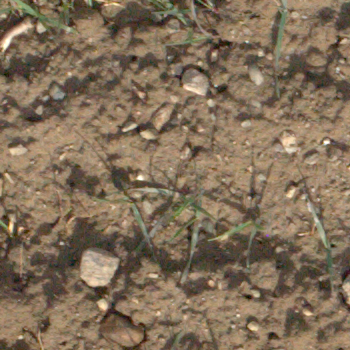
#> input picture ml/EWS-Dataset/validation/FPWW0180049_RGB1_20170303_133243_6.png, 350 x 350 px, given as the content of the folder /content/drive/MyDrive/COMP9517 assignment/EWS-Dataset/train, which was not available; the run also reads 1 picture not shown here
$ jupyter execute --allow-errors knn_implementation_video_demo.ipynb   (text cells are left out)
#> lines starting #> are read from the running program, lines starting #| are printed output that depends on the picture; after the words box and inside, x2 and y2 are one past the last pixel; in counts of white or black regions, pixels touching at a corner belong together; pictures that were not available may be replaced by others from this repository, and a replacement may not be noted
[cell 1]
import os
import time
from pathlib import Path
from datetime import datetime

import cv2
import numpy as np
import matplotlib.pyplot as plt
import openpyxl

from sklearn.neighbors import KNeighborsClassifier
from sklearn.preprocessing import StandardScaler
from sklearn.metrics import precision_score, recall_score, f1_score, jaccard_score

plt.rcParams["figure.figsize"] = (10, 5)

[cell 2]
# paths
# PROJECT_ROOT = Path("../..").resolve()
# DATA_DIR = PROJECT_ROOT / "EWS-Dataset"

from google.colab import drive
drive.mount('/content/drive')

DATA_DIR = Path("/content/drive/MyDrive/COMP9517 assignment/EWS-Dataset")

TRAIN_DIR = DATA_DIR / "train"
VAL_DIR = DATA_DIR / "validation"
TEST_DIR = DATA_DIR / "test"

# XLSX_PATH = Path("training_results_history.xlsx")

print("train exists     :", TRAIN_DIR.exists())
print("validation exists:", VAL_DIR.exists())
print("test exists      :", TEST_DIR.exists())

[cell 3]
def get_image_paths(split_dir):
    split_dir = Path(split_dir)
    all_pngs = sorted(split_dir.glob("*.png"))
    image_paths = [p for p in all_pngs if not p.name.endswith("_mask.png")]
    return image_paths


def get_mask_path(image_path):
    image_path = Path(image_path)
    return image_path.with_name(image_path.stem + "_mask.png")


def load_rgb_image(path):
    img = cv2.imread(str(path), cv2.IMREAD_COLOR)
#> img is the input picture: shape (350, 350, 3); mean B, G, R 88.9, 111, 130
    if img is None:
        raise FileNotFoundError(f"could not load image: {path}")
    img = cv2.cvtColor(img, cv2.COLOR_BGR2RGB)
    return img


def load_mask(path):
    mask = cv2.imread(str(path), cv2.IMREAD_GRAYSCALE)
#> mask: shape (350, 350); min 5, max 255, mean 113.6
    if mask is None:
        raise FileNotFoundError(f"could not load mask: {path}")
    mask = (mask > 127).astype(np.uint8)
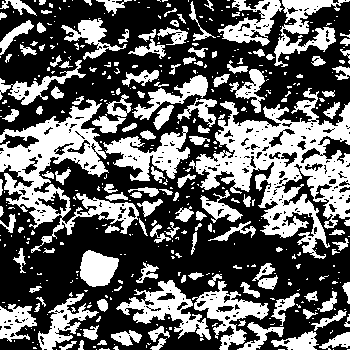
#> mask: shape (350, 350); values 0 (black) and 1 (white), 38.4% white; 445 white regions (306 under 20 px), largest, box (x1, y1, x2, y2) and area: (189, 88, 350, 259) 10739, (0, 99, 139, 253) 6712, (103, 126, 190, 181) 2051
    return mask


def rgb_to_hsi_features(rgb_img):
    rgb = rgb_img.astype(np.float32) / 255.0
    r = rgb[:, :, 0]
    g = rgb[:, :, 1]
    b = rgb[:, :, 2]

    intensity = (r + g + b) / 3.0
    min_rgb = np.minimum(np.minimum(r, g), b)

    saturation = np.zeros_like(intensity)
    valid = intensity > 1e-8
    saturation[valid] = 1.0 - (min_rgb[valid] / intensity[valid])

    num = 0.5 * ((r - g) + (r - b))
    den = np.sqrt((r - g) ** 2 + (r - b) * (g - b)) + 1e-8
    theta = np.arccos(np.clip(num / den, -1.0, 1.0))

    hue = np.where(b <= g, theta, 2 * np.pi - theta)
    hue = hue / (2 * np.pi)

    return hue, saturation, intensity


def compute_pixel_features(rgb_img):
    rgb = rgb_img.astype(np.float32) / 255.0
    r = rgb[:, :, 0]
    g = rgb[:, :, 1]
    b = rgb[:, :, 2]

    hsv = cv2.cvtColor(rgb_img, cv2.COLOR_RGB2HSV).astype(np.float32)
    h_hsv = hsv[:, :, 0] / 179.0
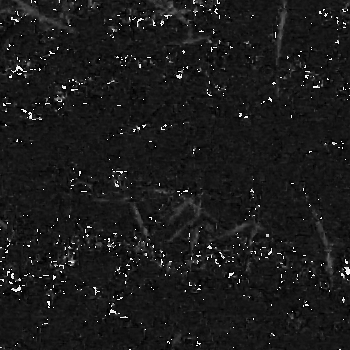
#> h_hsv: shape (350, 350) float32; min 0, max 1, mean 0.108
    s_hsv = hsv[:, :, 1] / 255.0
    v_hsv = hsv[:, :, 2] / 255.0

    lab = cv2.cvtColor(rgb_img, cv2.COLOR_RGB2LAB).astype(np.float32)
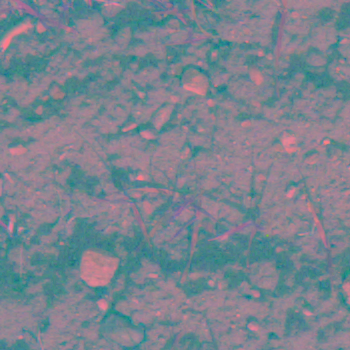
#> lab: shape (350, 350, 3) float32; mean R, G, B 121.9, 132, 143
    l_lab = lab[:, :, 0] / 255.0
    a_lab = (lab[:, :, 1] - 128.0) / 127.0
    b_lab = (lab[:, :, 2] - 128.0) / 127.0

    ycrcb = cv2.cvtColor(rgb_img, cv2.COLOR_RGB2YCrCb).astype(np.float32)
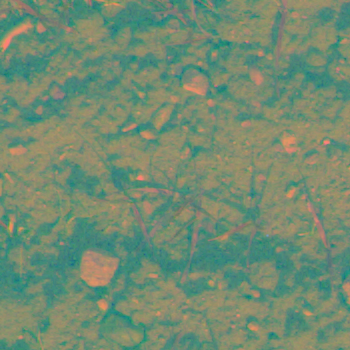
#> ycrcb: shape (350, 350, 3) float32; mean R, G, B 114.1, 139.3, 113.8
    y_ycc = ycrcb[:, :, 0] / 255.0
    cr_ycc = (ycrcb[:, :, 1] - 128.0) / 127.0
    cb_ycc = (ycrcb[:, :, 2] - 128.0) / 127.0

    h_hsi, s_hsi, i_hsi = rgb_to_hsi_features(rgb_img)
#> in rgb_to_hsi_features, `valid = intensity > 1e-8`: valid: shape (350, 350) bool; every value is 1
#> in rgb_to_hsi_features, `num = 0.5 * ((r - g) + (r - b))`:
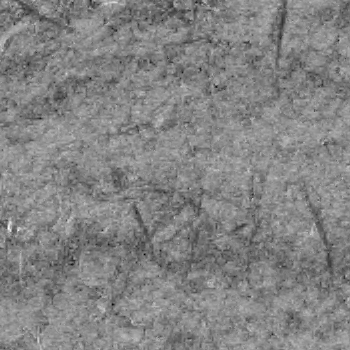
#> num: shape (350, 350) float32; min -0.202, max 0.416, mean 0.118; drawn with min black and max white
#> in rgb_to_hsi_features, `theta = np.arccos(np.clip(num / den, -1.0, 1.0))`:
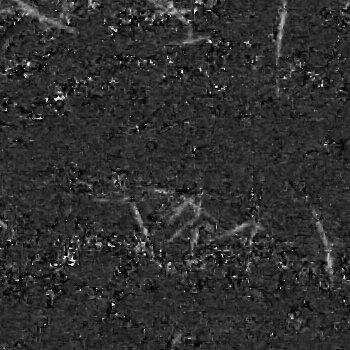
#> theta: shape (350, 350) float32; min 0.000345, max 3.14, mean 0.591; drawn with min black and max white

    exg = 2 * g - r - b
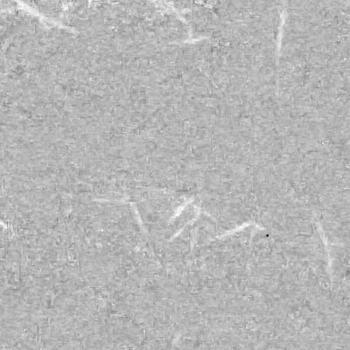
#> exg: shape (350, 350) float32; min -0.89, max 0.369, mean 0.0121; drawn with min black and max white
    ngrdi = (g - r) / (g + r + 1e-8)
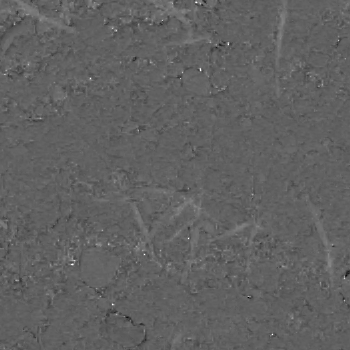
#> ngrdi: shape (350, 350) float32; min -0.75, max 1, mean -0.0799; drawn with min black and max white

    features = np.stack(
        [
            r, g, b,
            h_hsv, s_hsv, v_hsv,
            l_lab, a_lab, b_lab,
            y_ycc, cr_ycc, cb_ycc,
            h_hsi, s_hsi, i_hsi,
            exg, ngrdi,
        ],
        axis=-1,
    )

    h, w, c = features.shape
#> h = 350; w = 350; c = 17
    return features.reshape(h * w, c)


def compute_multiscale_features(rgb_img, sigmas=(1, 2, 4, 8)):
#> called with sigmas = (1, 2, 4, 8)
    rgb = rgb_img.astype(np.float32) / 255.0
    r, g, b = rgb[:, :, 0], rgb[:, :, 1], rgb[:, :, 2]

    lab = cv2.cvtColor(rgb_img, cv2.COLOR_RGB2LAB).astype(np.float32)
    a_lab = (lab[:, :, 1] - 128.0) / 127.0

    exg = 2 * g - r - b
    ngrdi = (g - r) / (g + r + 1e-8)   # eps avoids div-by-0 on saturated pixels

    feats = []
    for ch in [a_lab, exg, ngrdi]:
        for s in sigmas:
            feats.append(cv2.GaussianBlur(ch, (0, 0), sigmaX=s, sigmaY=s))
#> this loop made 3 passes
#> after the loop, feats = 12 items

    stacked = np.stack(feats, axis=-1)
    h, w, c = stacked.shape
#> h = 350; w = 350; c = 12
    return stacked.reshape(h * w, c)


def compute_pixel_features_v2(rgb_img):
    base = compute_pixel_features(rgb_img)
    ms = compute_multiscale_features(rgb_img)
    return np.hstack([base, ms])


def log_run(xlsx_path, run_name, model, hparams, precision, recall, f1, iou, train_time_s, eval_time_s, notes=""):
    wb = openpyxl.load_workbook(xlsx_path)
    ws = wb.active

    hparams_str = (
        ", ".join(f"{k}={v}" for k, v in hparams.items())
        if isinstance(hparams, dict) else str(hparams)
    )

    ws.append([
        datetime.now().strftime("%Y-%m-%d %H:%M:%S"),
        run_name,
        model,
        hparams_str,
        round(float(precision), 4),
        round(float(recall), 4),
        round(float(f1), 4),
        round(float(iou), 4),
        round(float(train_time_s), 2),
        round(float(eval_time_s), 2),
        notes
    ])
    wb.save(xlsx_path)
    print(f"logged: {run_name}")

[cell 4]
def build_training_set(split_dir, pixels_per_image=350, max_images=None, random_state=42):
    rng = np.random.default_rng(random_state)
    image_paths = get_image_paths(split_dir)

    if max_images is not None:
        image_paths = image_paths[:max_images]

    x_list, y_list = [], []
    for image_path in image_paths:
        img = load_rgb_image(image_path)
        mask = load_mask(get_mask_path(image_path))

        x_img = compute_pixel_features_v2(img)
        y_img = mask.reshape(-1)

        n = min(pixels_per_image, len(y_img))
#> n = 350
        idx = rng.choice(len(y_img), size=n, replace=False)
#> idx = 350 values, max 121834 at index 276, min 900 at index 347, mean 61164.5

        x_list.append(x_img[idx])
        y_list.append(y_img[idx])

    return np.vstack(x_list), np.concatenate(y_list)

x_train, y_train = build_training_set(
    TRAIN_DIR,
    pixels_per_image=350,
    max_images=None,
    random_state=42,
)
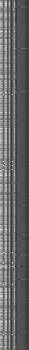
#> x_train: shape (350, 29) float32; min -0.439, max 0.994, mean 0.132; drawn with min black and max white
#> y_train = 350 values, max 1 at index 1, min 0 at index 0, mean 0.366

print(f"x_train shape: {x_train.shape}")
#| x_train shape: (350, 29)
print(f"plant pixels: {int(y_train.sum())}")
#| plant pixels: 128
print(f"soil pixels : {int((y_train == 0).sum())}")
#| soil pixels : 222

[cell 5]
scaler = StandardScaler()
x_train_scaled = scaler.fit_transform(x_train)

start_train = time.time()

knn = KNeighborsClassifier(
    n_neighbors=5,
    weights="uniform",
    algorithm="auto",
    n_jobs=-1,
)
knn.fit(x_train_scaled, y_train)

train_time = time.time() - start_train
print(f"fit finished in {train_time:.2f} seconds")

[cell 6]
def predict_mask(model, scaler, rgb_img):
    x = compute_pixel_features_v2(rgb_img)
#> the loop in compute_multiscale_features (call 2), `for ch in [a_lab, exg, ngrdi]:` made 3 passes
    x_scaled = scaler.transform(x)
    pred = model.predict(x_scaled)
    return pred.reshape(rgb_img.shape[:2]).astype(np.uint8)
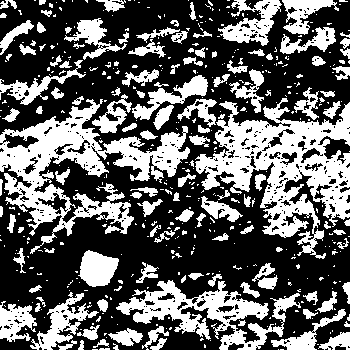
#> returned value: shape (350, 350); values 0 (black) and 1 (white), 38.1% white; 472 white regions (348 under 20 px), largest, box (x1, y1, x2, y2) and area: (195, 98, 350, 259) 10253, (0, 99, 190, 254) 9313, (116, 280, 301, 350) 4572


def evaluate_split(split_dir, model, scaler, max_images=None):
    image_paths = get_image_paths(split_dir)
    if max_images is not None:
        image_paths = image_paths[:max_images]

    image_metrics, predictions, ground_truths, image_names = [], [], [], []

    start = time.time()
    for image_path in image_paths:
        img = load_rgb_image(image_path)
        gt = load_mask(get_mask_path(image_path))
        pred = predict_mask(model, scaler, img)

        image_metrics.append([
            precision_score(gt.reshape(-1), pred.reshape(-1), zero_division=0),
            recall_score(gt.reshape(-1), pred.reshape(-1), zero_division=0),
            f1_score(gt.reshape(-1), pred.reshape(-1), zero_division=0),
            jaccard_score(gt.reshape(-1), pred.reshape(-1), zero_division=0),
        ])
        predictions.append(pred)
        ground_truths.append(gt)
        image_names.append(image_path.name)
    test_time = time.time() - start

    image_metrics = np.array(image_metrics)
    summary = {
        "precision": float(image_metrics[:, 0].mean()),
        "recall": float(image_metrics[:, 1].mean()),
        "f1": float(image_metrics[:, 2].mean()),
        "iou": float(image_metrics[:, 3].mean()),
        "time_seconds": float(test_time),
        "num_images": len(image_paths),
    }
    return summary, image_names, predictions, ground_truths

#> (a cell that did not finish here is left out)

[cell 8]
# Final eval
knn_best = KNeighborsClassifier(
    n_neighbors=7,
    weights="uniform",
    algorithm="auto",
    n_jobs=-1,
)
knn_best.fit(x_train_scaled, y_train)

test_summary, test_names, test_preds, test_gts = evaluate_split(TEST_DIR, knn_best, scaler)
#> test_summary = {'precision': 0.937, 'recall': 0.93, 'f1': 0.933, 'iou': 0.875, 'time_seconds': 0.346, 'num_images': 1}; test_names = ['FPWW0180049_RGB1_20170303_133243_6.png']; test_preds = 1 item; test_gts = 1 item

print("test summary")
for k, v in test_summary.items():
    print(f"{k:>12}: {v:.4f}" if isinstance(v, float) else f"{k:>12}: {v}")
#> this loop made 6 passes
#> (k, v) on passes 1 to 6: ('precision', 0.937), ('recall', 0.93), ('f1', 0.933), ('iou', 0.875), ('time_seconds', 0.346), ('num_images', 1)
#|    precision: 0.9369
#|       recall: 0.9297
#|           f1: 0.9333
#|          iou: 0.8749
#| time_seconds: 0.3462
#|   num_images: 1

#> (the rest of this cell did not finish here and is left out)

[cell 9]
configs = [
    dict(n_neighbors=k, weights="uniform", algorithm="auto")
    for k in [3, 5, 7, 15, 31]
]
#> configs = 5 items

print(f"total configs: {len(configs)}\n")
#| total configs: 5
#| [1/5]

#> (the rest of this cell did not finish here and is left out)

[cell 10]
def build_training_set_17(split_dir, pixels_per_image=350, max_images=None, random_state=42):
#> called with pixels_per_image = 350, random_state = 42
    rng = np.random.default_rng(random_state)
    image_paths = get_image_paths(split_dir)

    if max_images is not None:
        image_paths = image_paths[:max_images]

    x_list, y_list = [], []
    for image_path in image_paths:
        img = load_rgb_image(image_path)
        mask = load_mask(get_mask_path(image_path))

        x_img = compute_pixel_features(img)   # 17 baseline colour features only
        y_img = mask.reshape(-1)

        n = min(pixels_per_image, len(y_img))
#> n = 350
        idx = rng.choice(len(y_img), size=n, replace=False)

        x_list.append(x_img[idx])
        y_list.append(y_img[idx])

    return np.vstack(x_list), np.concatenate(y_list)

def predict_mask_17(model, scaler, rgb_img):
    x = compute_pixel_features(rgb_img)
    x_scaled = scaler.transform(x)
    pred = model.predict(x_scaled)
    return pred.reshape(rgb_img.shape[:2]).astype(np.uint8)

def evaluate_split_17(split_dir, model, scaler, max_images=None):
    image_paths = get_image_paths(split_dir)

    if max_images is not None:
        image_paths = image_paths[:max_images]

    image_metrics, predictions, ground_truths, image_names = [], [] ,[], []

    start = time.time()
    for image_path in image_paths:
        img = load_rgb_image(image_path)
        gt = load_mask(get_mask_path(image_path))
        pred = predict_mask_17(model, scaler, img)

        image_metrics.append([
            precision_score(gt.reshape(-1), pred.reshape(-1), zero_division=0),
            recall_score(gt.reshape(-1), pred.reshape(-1), zero_division=0),
            f1_score(gt.reshape(-1), pred.reshape(-1), zero_division=0),
            jaccard_score(gt.reshape(-1), pred.reshape(-1), zero_division=0),
        ])
        predictions.append(pred)
        ground_truths.append(gt)
        image_names.append(image_path.name)

    test_time = time.time() - start

    image_metrics = np.array(image_metrics)
    return {
        "precision": float(image_metrics[:, 0].mean()),
        "recall": float(image_metrics[:, 1].mean()),
        "f1": float(image_metrics[:, 2].mean()),
        "iou": float(image_metrics[:, 3].mean()),
        "time_seconds": float(test_time),
        "num_images": len(image_paths),
      }, image_names, predictions, ground_truths

[cell 11]
x_train_17, y_train_17 = build_training_set_17(
    TRAIN_DIR, pixels_per_image=350, random_state=42
)
#> y_train_17 has the same summary as y_train

print(f"x_train_17 shape: {x_train_17.shape}")
#| x_train_17 shape: (350, 17)

scaler_17 = StandardScaler()
x_train_17_scaled = scaler_17.fit_transform(x_train_17)

start_train = time.time()

knn_17 = KNeighborsClassifier(
    n_neighbors=7,
    weights="uniform",
    algorithm="auto",
    n_jobs=-1
)
knn_17.fit(x_train_17_scaled, y_train_17)

train_time_17 = time.time() - start_train
print(f"fit finished in {train_time_17:.2f} seconds")

#> (the rest of this cell did not finish here and is left out)

[cell 12]
# Fit kNN at k=7 with distance weighting (compare to sweep_k7 with uniform)
start_train = time.time()

knn_dist = KNeighborsClassifier(
    n_neighbors=7,
    weights="distance",
    algorithm="auto",
    n_jobs=-1,
)
knn_dist.fit(x_train_scaled, y_train)

train_time_dist = time.time() - start_train
print(f"fit finished in {train_time_dist:.2f} seconds")

#> (the rest of this cell did not finish here and is left out)

[cell 13]
per_image_iou = np.array([
    jaccard_score(gt.flatten(), pred.flatten(), zero_division=0)
    for gt, pred in zip(test_gts, test_preds)
])
#> per_image_iou = [0.875]

order = np.argsort(per_image_iou)
#> order = [0]
worst_idx = order[:3]              # 3 worst (ascending IoU)
#> worst_idx = [0]
best_idx = order[-3:][::-1]        # 3 best (descending IoU)
#> best_idx = [0]

rows = [("BEST", i) for i in best_idx] + [("FAIL", i) for i in worst_idx]
#> rows = [('BEST', 0), ('FAIL', 0)]

fig, axes = plt.subplots(6, 3, figsize=(12, 16))

for row, (label, idx) in enumerate(rows):
    img = load_rgb_image(TEST_DIR / test_names[idx])
    gt = test_gts[idx]
    pred = test_preds[idx]
    iou = per_image_iou[idx]
#> iou = 0.875

    axes[row, 0].imshow(img)
    axes[row, 0].set_title(f"{label} - {test_names[idx]}\nIoU = {iou:.4f}", fontsize=10)
    axes[row, 0].axis("off")

    axes[row, 1].imshow(gt, cmap="gray")
    axes[row, 1].set_title("ground truth", fontsize=10)
    axes[row, 1].axis("off")

    axes[row, 2].imshow(pred, cmap="gray")
    axes[row, 2].set_title("kNN prediction", fontsize=10)
    axes[row, 2].axis("off")

plt.suptitle("kNN - best and worst test predictions (by IoU)", fontsize=14, y=1.00)
plt.tight_layout()
plt.show()

print("Per-image IoU distribution:")
print(f"  min:    {per_image_iou.min():.4f}")
#|   min:    0.8749
print(f"  median: {np.median(per_image_iou):.4f}")
#|   median: 0.8749
print(f"  max:    {per_image_iou.max():.4f}")
#|   max:    0.8749
print(f"  std:    {per_image_iou.std():.4f}")
#|   std:    0.0000
